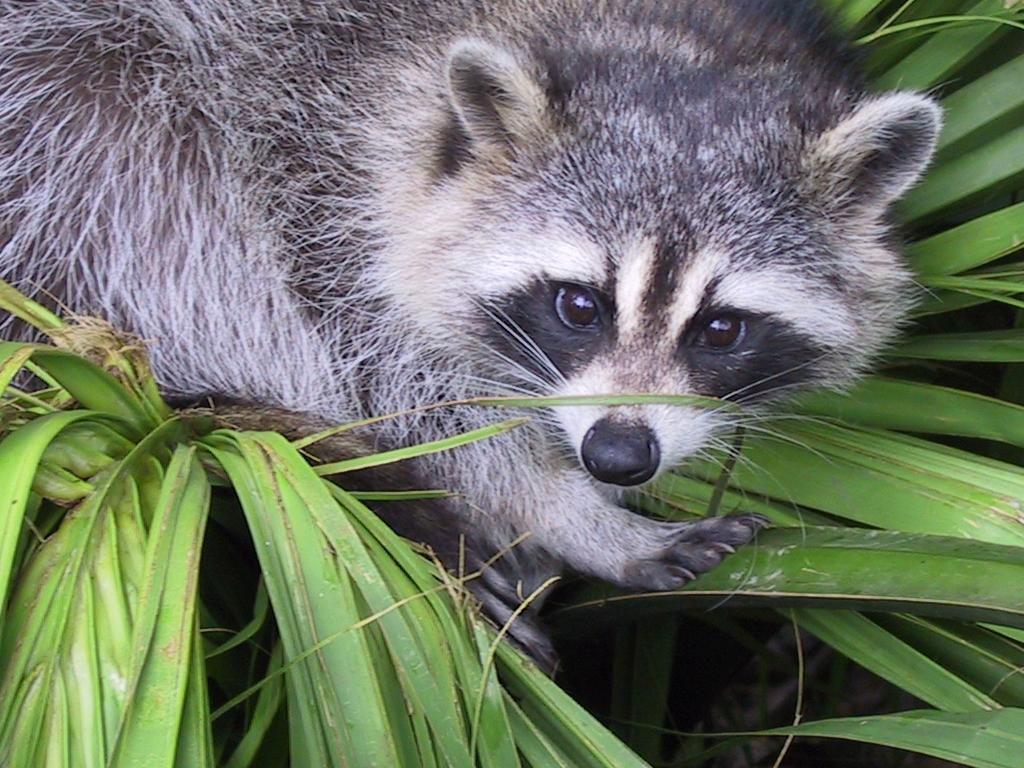
#> input picture python1_arrays/ex03/animal.jpeg, 1024 x 768 px
$ python zoom.py
#> lines starting #> are read from the running program, lines starting #| are printed output that depends on the picture
### python1_arrays/ex03/load_image.py
from PIL import Image

def open_image() -> any:
    '''Opens Frodo image and returns it'''
    try:
        img = Image.open("animal.jpeg")
#> img is the input picture: PIL image 1024x768 RGB; mean R, G, B 110.7, 117.7, 102.1
    except IOError:
        print("Could not open Frodo image...")
        return None

    return img

### python1_arrays/ex03/zoom.py
from load_image import open_image
from PIL import Image

def print_imgInfo(img):
    '''Prints image dimensions and number of color channels, then prints every pixel value'''
    if isinstance(img.getpixel((0,0)), int):
        channels = 1
    else:
        channels = len(img.getpixel((0,0)))
#> channels = 3

    print(f"Dimensions:{img.width}x{img.height}  channels:{channels}")
#| Dimensions:1024x768  channels:3
    for x in range(img.height):
        for y in range(img.width):
            rgb = img.getpixel((y, x))
            print(f"pixel{x, y} {rgb}")


def cropping_dimensions(img) -> tuple:
    '''calculates the coordinates of the box in which to crop the image'''
    center_x = (img.width + 250) / 2
#> center_x = 637
    center_y = (img.height - 170) / 2
#> center_y = 299
    half_resize_scale = 200

    left = center_x - half_resize_scale
#> left = 437
    right = center_x + half_resize_scale
#> right = 837
    up = center_y - half_resize_scale
#> up = 99
    down = center_y + half_resize_scale
#> down = 499

    return (left, up, right, down)


def zoom_image() -> any:
    '''entry function that orchestrate the execution of the program, crops and discolor the image'''
    img = open_image()
    if img is None:
        return
    print_imgInfo(img)


    cropped_img = img.crop(cropping_dimensions(img))
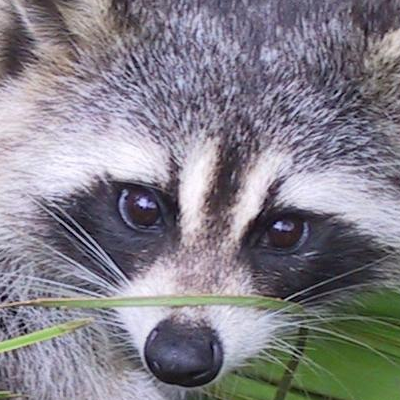
#> cropped_img: PIL image 400x400 RGB; mean R, G, B 131, 127.8, 136.6
    decolored_img = cropped_img.convert('L')
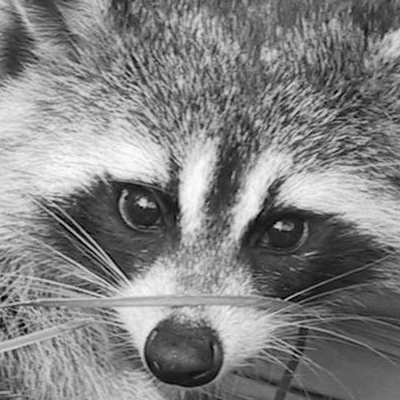
#> decolored_img: PIL image 400x400 L; min 0, max 253, mean 129.8
    decolored_img.show()

    print_imgInfo(decolored_img)

def main():
    zoom_image()

if __name__ == "__main__":
    main()
